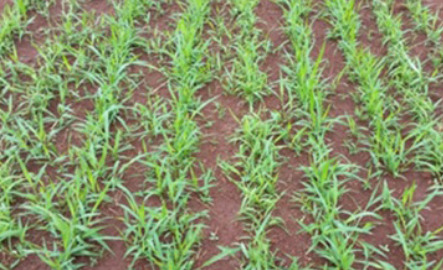
#> input picture pictures/1.jpg, 443 x 270 px
$ python divide_orthomosaic.py --input pictures/1.jpg --output out
#> lines starting #> are read from the running program, lines starting #| are printed output that depends on the picture
### dataset_handler/image_splitter.py
import os
from typing import Tuple

import cv2
from tqdm import tqdm


class ImageSplitter:
    """
    A class to split a large image into smaller tiles.

    Attributes:
        input_path (str): The path to the input image file.
        output_dir (str): The directory to save the output tiles.
        tile_size (Tuple[int, int]): The size of each tile (width, height).

    Methods:
        apply(): Splits the input image into tiles and saves them to the output directory.
    """

    def __init__(
        self, input_path: str, output_dir: str, tile_size: Tuple[int, int] = (256, 256)
    ) -> None:
        self.input_path = input_path
        self.output_dir = output_dir
        self.tile_size = tile_size

    def apply(self) -> None:
        """
        Splits the input image into tiles and saves them to the output directory.
        """
        # Open the large TIF image
        image = cv2.imread(self.input_path, cv2.IMREAD_UNCHANGED)
#> image is the input picture: shape (270, 443, 3); mean B, G, R 104.9, 146.4, 134.8

        # Get the dimensions of the image
        height, width, _ = image.shape
#> height = 270; width = 443

        # Crop the image to remove the black regions
        # Find the first and last non-black column
        start_col = 0
        end_col = width - 1
#> end_col = 442
        while start_col < width and image[:, start_col].sum() == 0:
            start_col += 1
#> this loop made 0 passes
#> after the loop, start_col = 0
        while end_col >= 0 and image[:, end_col].sum() == 0:
            end_col -= 1
#> after the loop, end_col = 442

        # Find the first and last non-black row
        start_row = 0
        end_row = height - 1
#> end_row = 269
        while start_row < height and image[start_row, :].sum() == 0:
            start_row += 1
#> after the loop, start_row = 0
        while end_row >= 0 and image[end_row, :].sum() == 0:
            end_row -= 1
#> after the loop, end_row = 269

        # Crop the image
        image = image[start_row : end_row + 1, start_col : end_col + 1]

        # Adjust the tile size to match the cropped image dimensions
        self.tile_size = (
            min(self.tile_size[0], image.shape[1]),
            min(self.tile_size[1], image.shape[0]),
        )
#> self.tile_size = (256, 256)

        # Create the output directory if it doesn't exist
        os.makedirs(self.output_dir, exist_ok=True)

        # Iterate over the image and save the tiles as PNG files
        total_tiles = (image.shape[1] // self.tile_size[0]) * (image.shape[0] // self.tile_size[1])
#> total_tiles = 1
        with tqdm(total=total_tiles, unit="tile", desc="Splitting orthomosaic") as pbar:
            for x in range(0, image.shape[1], self.tile_size[0]):
                for y in range(0, image.shape[0], self.tile_size[1]):
                    tile = image[y : y + self.tile_size[1], x : x + self.tile_size[0]]
                    cv2.imwrite(f"{self.output_dir}/tile_{x}_{y}.png", tile)
                    pbar.update(1)
#> this loop made 2 passes
#> pass 1, in apply, `cv2.imwrite(f"{self.output_dir}/tile_{x}_{y}.png", tile)`:
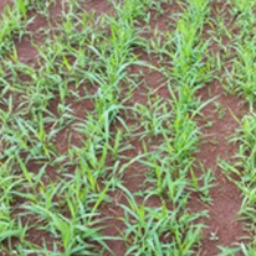
#> saved as tile_0_0.png: shape (256, 256, 3); mean B, G, R 106.4, 148.8, 135.2
#> pass 2, in apply, `cv2.imwrite(f"{self.output_dir}/tile_{x}_{y}.png", tile)`:
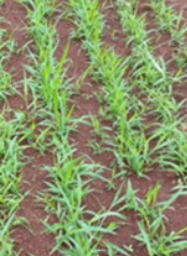
#> saved as tile_256_0.png: shape (256, 187, 3); mean B, G, R 104.3, 145.8, 135.9

### dataset_handler/preprocess_raw_tiles.py
import os

import cv2


class PreprocessRawTiles:
    """
    A class to preprocess raw image tiles.

    Attributes:
        input_dir (str): The path to the input directory containing the raw image tiles.
        output_dir (str): The path to the output directory where the preprocessed
        images will be saved.
    """

    def __init__(self, input_dir: str, output_dir: str) -> None:
        self.input_dir = input_dir
        self.output_dir = output_dir

    def filter_images(self) -> None:
        """
        Filter the input images by size and save the valid ones to the output directory.

        Raises:
            OSError: If the output directory cannot be created.
        """
        os.makedirs(self.output_dir, exist_ok=True)

        for filename in os.listdir(self.input_dir):
            if filename.endswith(".png"):
                img_path = os.path.join(self.input_dir, filename)
                img = cv2.imread(img_path)

                height, width, _ = img.shape

                if height >= 150 and width >= 150:
                    output_path = os.path.join(self.output_dir, filename)
                    cv2.imwrite(output_path, img)

    def resize_images(self) -> None:
        """
        Resize the images in the output directory to 256x256 pixels.
        """
        for filename in os.listdir(self.output_dir):
            if filename.endswith(".png"):
                img_path = os.path.join(self.output_dir, filename)
                img = cv2.imread(img_path)

                resized_img = cv2.resize(img, (256, 256), interpolation=cv2.INTER_LINEAR)

                output_path = os.path.join(self.output_dir, filename)
                cv2.imwrite(output_path, resized_img)

    def apply(self) -> None:
        """
        Apply the preprocessing steps to the input directory.
        """
        self.filter_images()
        self.resize_images()

### divide_orthomosaic.py
import argparse
import os
import shutil
from dataset_handler.image_splitter import ImageSplitter
from dataset_handler.preprocess_raw_tiles import PreprocessRawTiles


if __name__ == '__main__':
    parser = argparse.ArgumentParser(description='Divide an orthomosaic into tiles')
    parser.add_argument('--input', required=True, help='Path to the orthomosaic file')
    parser.add_argument('--output', required=True, help='Path to the output directory')
    args = parser.parse_args()

    splitter = ImageSplitter(args.input, output_dir='dataset/raw_tiles')
    splitter.apply()

    # Preprocess raw tiles for image binarization
    preprocess_raw_tiles = PreprocessRawTiles(input_dir='dataset/raw_tiles', output_dir=args.output)
    preprocess_raw_tiles.apply()

    # Delete the 'dataset/raw_tiles' directory
    if os.path.exists('dataset/raw_tiles'):
        shutil.rmtree('dataset/raw_tiles')

$ run again, on pictures/3.jpg
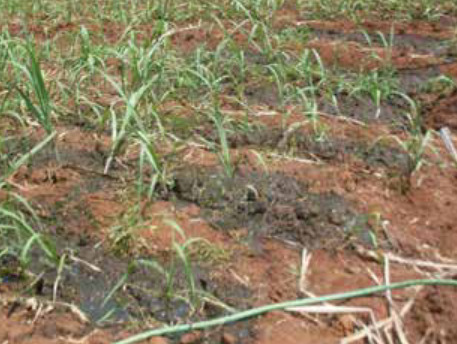
#> input picture pictures/3.jpg, 457 x 344 px
#> in apply, image is the input picture: shape (344, 457, 3); mean B, G, R 96.2, 125, 139
#> after the loop in apply, `while start_col < width and image[:, start_col].sum() == 0:`: start_col = 0
#> after the loop in apply, `while end_col >= 0 and image[:, end_col].sum() == 0:`: end_col = 456
#> after the loop in apply, `while start_row < height and image[start_row, :].sum() == 0:`: start_row = 0
#> after the loop in apply, `while end_row >= 0 and image[end_row, :].sum() == 0:`: end_row = 343
#> the loop in apply, `for x in range(0, image.shape[1], self.tile_size[0]):` made 2 passes
#> pass 1, in apply, `cv2.imwrite(f"{self.output_dir}/tile_{x}_{y}.png", tile)`:
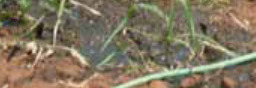
#> saved as tile_0_256.png: shape (88, 256, 3); mean B, G, R 95.4, 117.7, 129.3
#> pass 2, in apply, `cv2.imwrite(f"{self.output_dir}/tile_{x}_{y}.png", tile)`:
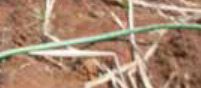
#> saved as tile_256_256.png: shape (88, 201, 3); mean B, G, R 112, 135.4, 167.6

$ run again, on pictures/4.png
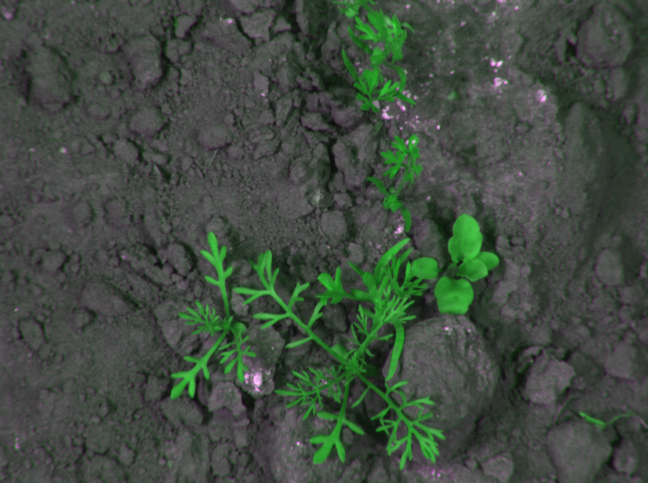
#> input picture pictures/4.png, 1296 x 966 px (shown at 1/2 size)
#> in apply, image is the input picture: shape (966, 1296, 3); mean B, G, R 64.8, 75.2, 64.8
#> after the loop in apply, `while start_col < width and image[:, start_col].sum() == 0:`: start_col = 0
#> after the loop in apply, `while end_col >= 0 and image[:, end_col].sum() == 0:`: end_col = 1295
#> after the loop in apply, `while start_row < height and image[start_row, :].sum() == 0:`: start_row = 0
#> after the loop in apply, `while end_row >= 0 and image[end_row, :].sum() == 0:`: end_row = 965
#> the loop in apply, `for x in range(0, image.shape[1], self.tile_size[0]):` made 6 passes
#> pass 1, in apply, `cv2.imwrite(f"{self.output_dir}/tile_{x}_{y}.png", tile)`:
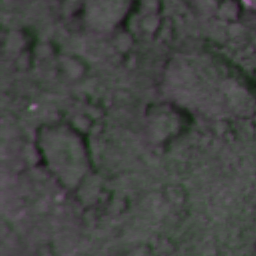
#> saved as tile_0_512.png: shape (256, 256, 3); mean B, G, R 68.4, 70.8, 68.4
#> pass 1, in apply, `cv2.imwrite(f"{self.output_dir}/tile_{x}_{y}.png", tile)`:
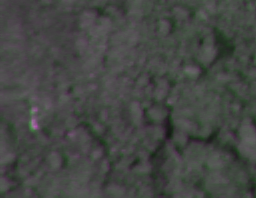
#> saved as tile_0_768.png: shape (198, 256, 3); mean B, G, R 68.4, 71.3, 68.4

$ run again, on pictures/5.png
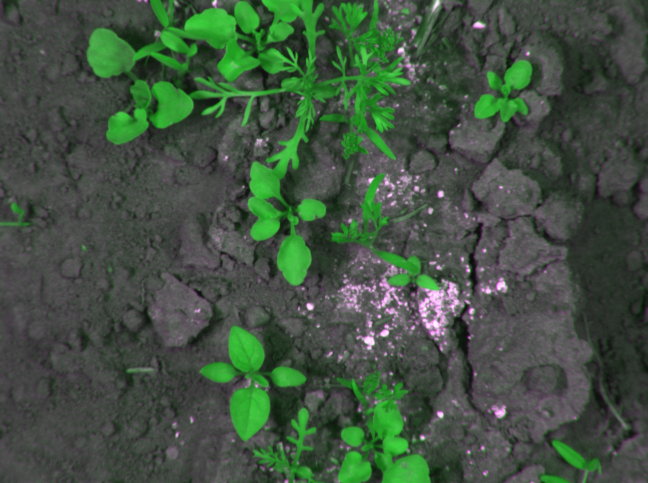
#> input picture pictures/5.png, 1296 x 966 px (shown at 1/2 size)
#> in apply, image is the input picture: shape (966, 1296, 3); mean B, G, R 65.1, 82.6, 65.1
#> after the loop in apply, `while start_col < width and image[:, start_col].sum() == 0:`: start_col = 0
#> after the loop in apply, `while end_col >= 0 and image[:, end_col].sum() == 0:`: end_col = 1295
#> after the loop in apply, `while start_row < height and image[start_row, :].sum() == 0:`: start_row = 0
#> after the loop in apply, `while end_row >= 0 and image[end_row, :].sum() == 0:`: end_row = 965
#> the loop in apply, `for x in range(0, image.shape[1], self.tile_size[0]):` made 6 passes
#> pass 1, in apply, `cv2.imwrite(f"{self.output_dir}/tile_{x}_{y}.png", tile)`:
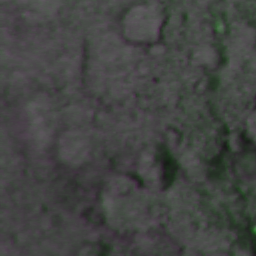
#> saved as tile_0_512.png: shape (256, 256, 3); mean B, G, R 67.3, 69.3, 67.3
#> pass 1, in apply, `cv2.imwrite(f"{self.output_dir}/tile_{x}_{y}.png", tile)`:
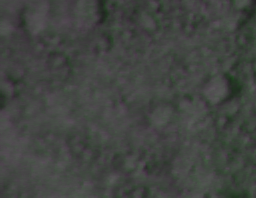
#> saved as tile_0_768.png: shape (198, 256, 3); mean B, G, R 65.9, 69.1, 65.9
